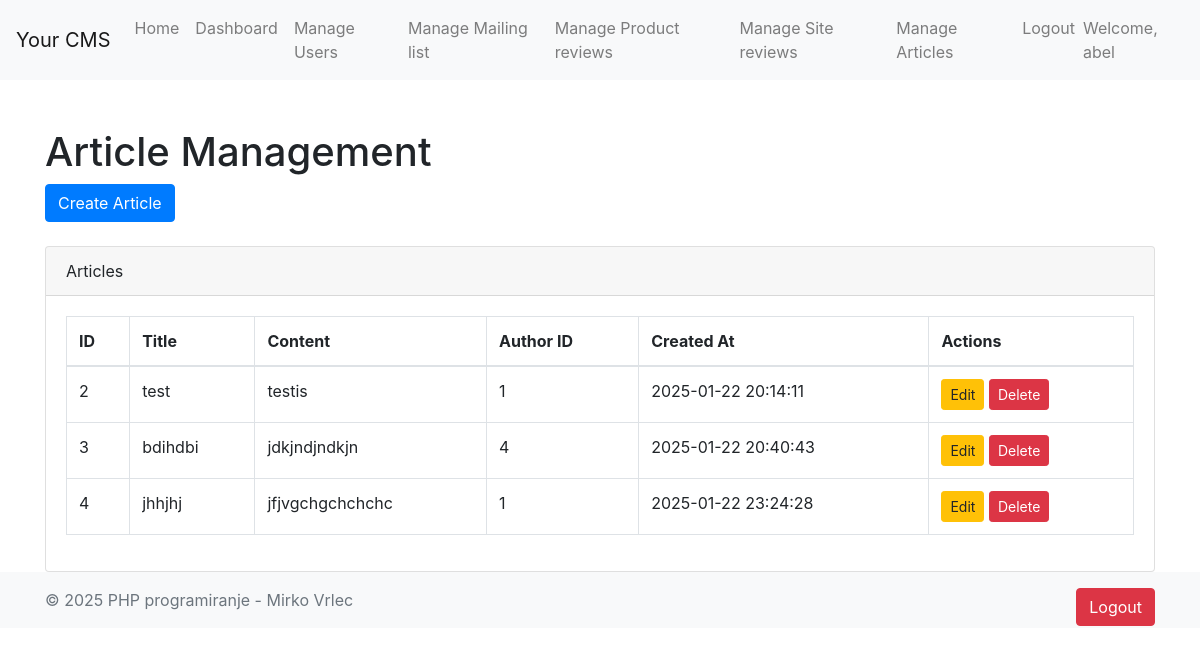
/admin/articles.php (signed in), run on the app's committed database.
### tables this page shows
CREATE TABLE `articles` (
  `id` int(11) NOT NULL AUTO_INCREMENT,
  `title` varchar(255) NOT NULL,
  `content` text NOT NULL,
  `author_id` int(11) NOT NULL,
  `created_at` timestamp NOT NULL DEFAULT current_timestamp(),
  PRIMARY KEY (`id`),
  KEY `author_id` (`author_id`),
  CONSTRAINT `articles_ibfk_1` FOREIGN KEY (`author_id`) REFERENCES `users` (`id`) ON DELETE CASCADE
);

### admin/articles.php (the view, shortened to what this page needs)
<?php
require_once '../includes/config.php';
require_once '../includes/header.php';
?>
<!DOCTYPE html>
<html lang="en">
<head>
    <link href="https://stackpath.bootstrapcdn.com/bootstrap/4.5.2/css/bootstrap.min.css" rel="stylesheet">
</head>
<body>
    <div class="container mt-5">
        <h1>Article Management</h1>
        <button type="button" class="btn btn-primary" data-toggle="modal" data-target="#createArticleModal">
            Create Article
        </button>
        <div class="card mt-4">
            <div class="card-header">Articles</div>
            <div class="card-body">
                <table class="table table-bordered">
                    <thead>
                        <tr>
                            <th>ID</th>
                            <th>Title</th>
                            <th>Content</th>
                            <th>Author ID</th>
                            <th>Created At</th>
                            <th>Actions</th>
                        </tr>
                    </thead>
                    <tbody>
                        <?php
                        $sql = "SELECT id, title, content, author_id, created_at FROM articles";
                        $result = $conn->query($sql);
                        if ($result->num_rows > 0) {
                            while ($row = $result->fetch_assoc()) {
                                echo "<tr>
                                        <td>{$row['id']}</td>
                                        <td>{$row['title']}</td>
                                        <td>{$row['content']}</td>
                                        <td>{$row['author_id']}</td>
                                        <td>{$row['created_at']}</td>
                                        <td>";
                                if ($_SESSION['role'] === 'admin') {
                                    echo "<button type='button' class='btn btn-warning btn-sm' data-toggle='modal' data-target='#editArticleModal' data-id='{$row['id']}' data-title='{$row['title']}' data-content='{$row['content']}'>Edit</button>
                                          <button type='button' class='btn btn-danger btn-sm' data-toggle='modal' data-target='#deleteArticleModal' data-id='{$row['id']}'>Delete</button>";
                                }
                                echo "</td>
                                    </tr>";
                            }
                        } else {
                            echo "<tr><td colspan='6'>No articles found</td></tr>";
                        }
                        ?>
                    </tbody>
                </table>
            </div>
        </div>
    </div>
</body>
</html>
<?php require_once '../includes/footer.php'; ?>

### data on the page
articles: id "2", title "test", content "testis", author "1", created_at "2025-01-22 20:14:11"
articles: id "3", title "bdihdbi", content "jdkjndjndkjn", author "4", created_at "2025-01-22 20:40:43"
articles: id "4", title "jhhjhj", content "jfjvgchgchchchc", author "1", created_at "2025-01-22 23:24:28"

### other printed values
$_SESSION['username'] "abel"
